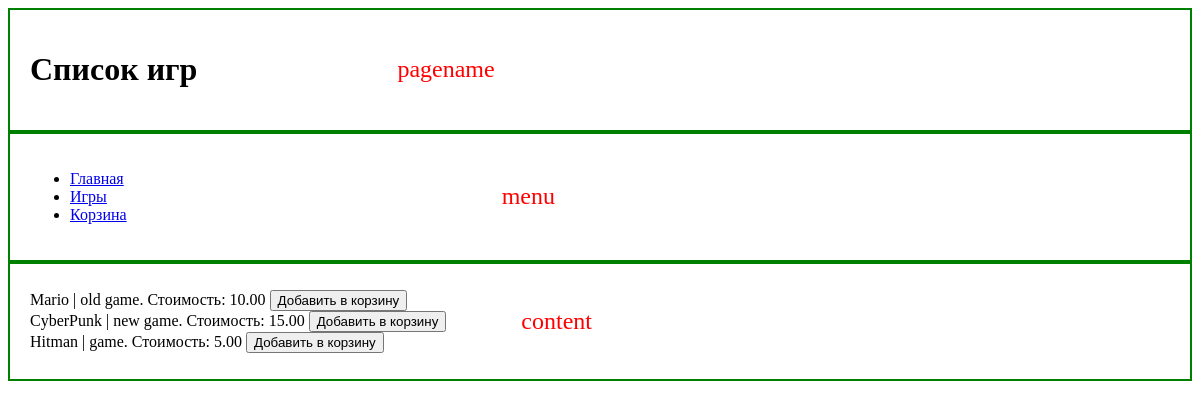
/store/, run on the app's committed database.
### task1/models.py (models this page shows, shortened)
class Game(models.Model):
    title = models.CharField(max_length=255)
    cost = models.DecimalField(max_digits=12, decimal_places=2)
    size = models.DecimalField(max_digits=12, decimal_places=2)
    description = models.TextField()
    age_limited = models.BooleanField(default=False)
    buyer = models.ManyToManyField(Buyer, related_name="games")

### task1/views.py (the view)
# urls.py: path('store/', games_view, name='games'),
def games_view(request):
    games = Game.objects.all()
    context = {
        'games': games,
        'page_title': 'Список игр'
    }
    return render(request, 'first_task/games.html', context)

### templates/first_task/games.html (shortened to what this page needs)
{% extends 'first_task/menu.html' %}
{% block pagename %}
<h1>Список игр</h1>
{% endblock %}
{% block content %}
<div class="game-list">
    {% for game in games %}
    <div class="game-item">
        <span class="game-info">{{ game.title }} | {{ game.description }}. Стоимость: {{ game.cost }}</span>
        <button type="submit" formaction="{% url 'add_to_cart' game.id %}">Добавить в корзину</button>
    </div>
    {% endfor %}
</div>
{% endblock %}

### data on the page
Game: title "Mario", description "old game", cost "10.00"
Game: title "CyberPunk", description "new game", cost "15.00"
Game: title "Hitman", description "game", cost "5.00"
